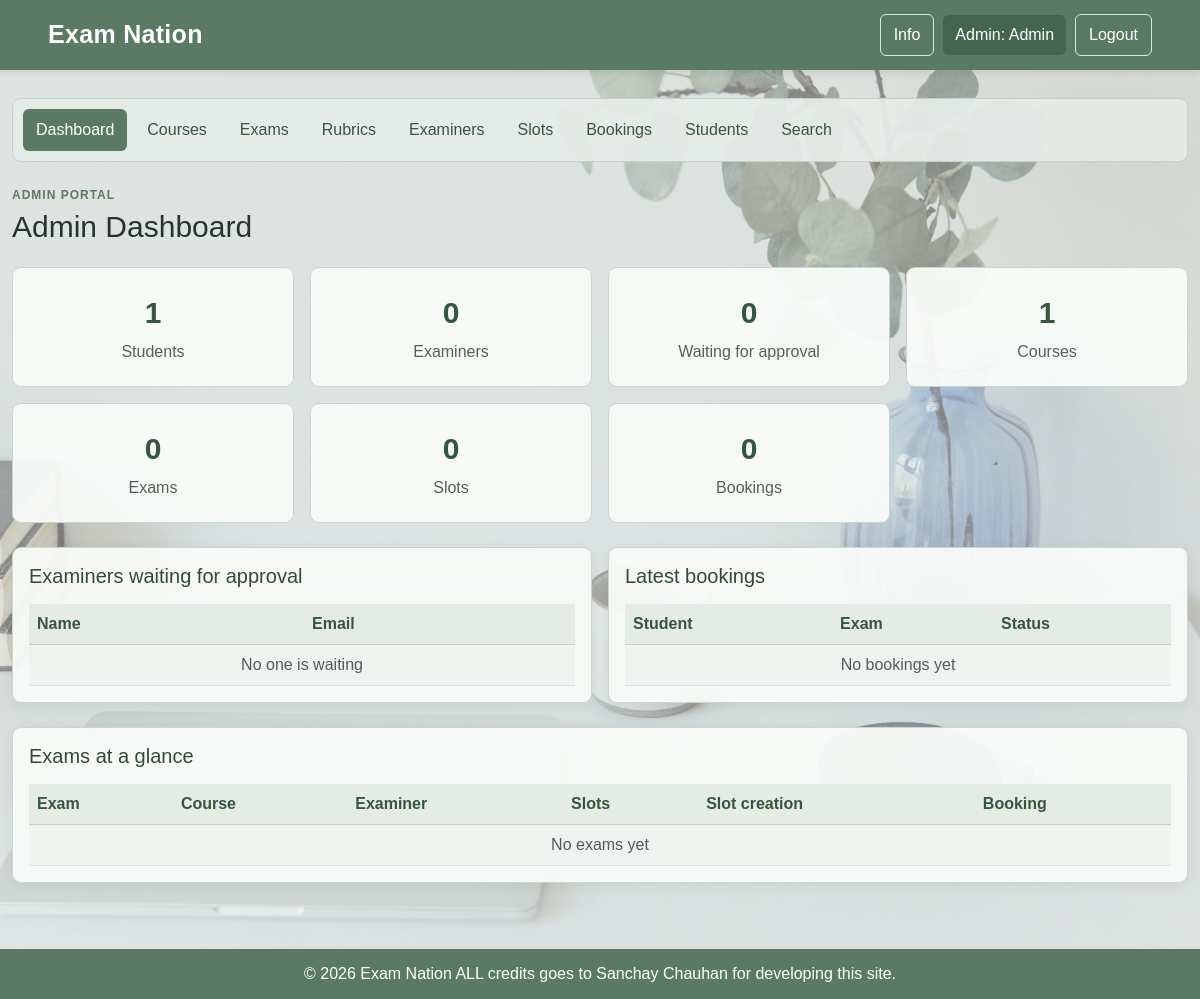
The app's page /admin_dashboard (signed in), older data.
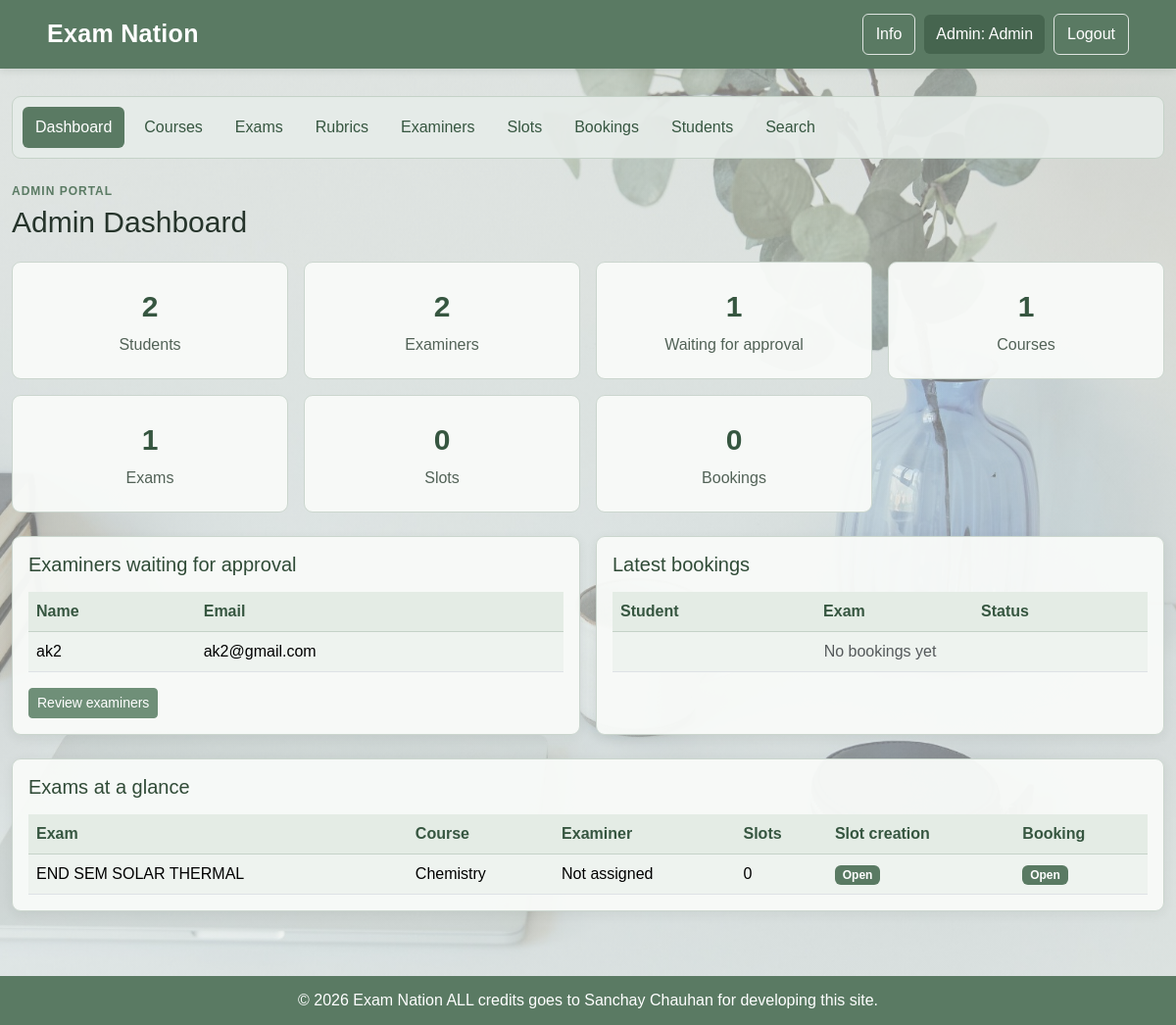
The same page, newer data.
### model.py (models this page shows)
class User(db.Model):
    __tablename__ = "User"
    id = db.Column(db.Integer, primary_key=True)
    name = db.Column(db.String(120), nullable=False)
    email = db.Column(db.String(120), nullable=False, unique=True)
    password = db.Column(db.String(255), nullable=False)
    role = db.Column(db.String(20), nullable=False)
    status = db.Column(db.String(20), default="pending")
    phone = db.Column(db.String(15))
    qualification = db.Column(db.String(100))
    experience = db.Column(db.Integer)
    department = db.Column(db.String(100))

class Exam(db.Model):
    __tablename__ = "exam"
    exam_id = db.Column(db.Integer, primary_key=True)
    course_id = db.Column(db.Integer, db.ForeignKey("course_list.course_id"), nullable=False)
    examiner_id = db.Column(db.Integer, db.ForeignKey("User.id"))
    exam_name = db.Column(db.String(100), nullable=False)
    exam_type = db.Column(db.String(100), nullable=False)
    max_marks = db.Column(db.Float, nullable=False)
    exam_start_date = db.Column(db.Date, nullable=False)
    exam_end_date = db.Column(db.Date, nullable=False)
    slot_creation_deadline = db.Column(db.Date)
    booking_deadline = db.Column(db.Date)
    slot_creation_open = db.Column(db.Boolean, default=False)
    booking_open = db.Column(db.Boolean, default=False)
    examiner = db.relationship("User")
    rubrics = db.relationship("Rubric", backref="exam")
    slots = db.relationship("ExamSlot", backref="exam")

class Course(db.Model):
    __tablename__ = "course_list"
    course_id = db.Column(db.Integer, primary_key=True)
    course_code = db.Column(db.String(20), nullable=False)
    course_name = db.Column(db.String(100), nullable=False)
    description = db.Column(db.String(200), nullable=False)
    status = db.Column(db.String(100), nullable=False)
    exams = db.relationship("Exam", backref="course")

### app.py (the view)
@app.route('/admin_dashboard')
def admin_dashboard():
    if not admin_only():
        return redirect(url_for('login'))
    examiners = User.query.filter_by(role="staff").all()
    pending = [u for u in examiners if u.status == "pending"]
    exams = Exam.query.all()
    stats = [("Students", User.query.filter_by(role="student").count()),
             ("Examiners", len(examiners)),
             ("Waiting for approval", len(pending)),
             ("Courses", Course.query.count()),
             ("Exams", len(exams)),
             ("Slots", ExamSlot.query.count()),
             ("Bookings", Booking.query.count())]
    latest = Booking.query.order_by(Booking.booking_id.desc()).limit(5).all()
    return render_template("admin/dashboard.html", stats=stats, pending=pending, latest=latest, exams=exams)

### app.py (called while the page is built)
def admin_only():
    return "user_id" in session and session.get("role") == "admin"

### templates/admin/dashboard.html
{% extends "portal.html" %}
{% set active = 'home' %}
{% block heading %}Admin Dashboard{% endblock %}
{% block portal_body %}
<div class="row g-3 mb-4">
    {% for label, value in stats %}
    <div class="col-sm-6 col-lg-3">
        <div class="stat-card"><strong>{{ value }}</strong><span>{{ label }}</span></div>
    </div>
    {% endfor %}
</div>
<div class="row g-3 mb-4">
    <div class="col-md-6">
        <div class="card card-body h-100">
            <h3 class="h5 mb-3">Examiners waiting for approval</h3>
            <div class="table-responsive"><table class="table table-striped align-middle mb-0">
                <thead><tr><th>Name</th><th>Email</th></tr></thead>
                {% for u in pending %}<tr><td>{{ u.name }}</td><td>{{ u.email }}</td></tr>
                {% else %}<tr><td colspan="2" class="text-center text-muted">No one is waiting</td></tr>{% endfor %}
            </table></div>
            {% if pending %}<div class="mt-3"><a class="btn btn-primary btn-sm" href="{{ url_for('admin_examiners') }}">Review examiners</a></div>{% endif %}
        </div>
    </div>
    <div class="col-md-6">
        <div class="card card-body h-100">
            <h3 class="h5 mb-3">Latest bookings</h3>
            <div class="table-responsive"><table class="table table-striped align-middle mb-0">
                <thead><tr><th>Student</th><th>Exam</th><th>Status</th></tr></thead>
                {% for b in latest %}
                <tr><td>{{ b.student.name }}</td><td>{{ b.slot.exam.exam_name }}</td>
                    <td><span class="badge {{ 'text-bg-success' if b.status == 'booked' else 'text-bg-secondary' }}">{{ b.status }}</span></td></tr>
                {% else %}<tr><td colspan="3" class="text-center text-muted">No bookings yet</td></tr>{% endfor %}
            </table></div>
        </div>
    </div>
</div>
<div class="card card-body mb-4">
    <h3 class="h5 mb-3">Exams at a glance</h3>
    <div class="table-responsive"><table class="table table-striped align-middle mb-0">
        <thead><tr><th>Exam</th><th>Course</th><th>Examiner</th><th>Slots</th><th>Slot creation</th><th>Booking</th></tr></thead>
        {% for e in exams %}
        <tr>
            <td>{{ e.exam_name }}</td><td>{{ e.course.course_name }}</td>
            <td>{{ e.examiner.name if e.examiner else 'Not assigned' }}</td><td>{{ e.slots|length }}</td>
            <td><span class="badge {{ 'text-bg-success' if e.slot_creation_open else 'text-bg-secondary' }}">{{ 'Open' if e.slot_creation_open else 'Closed' }}</span></td>
            <td><span class="badge {{ 'text-bg-success' if e.booking_open else 'text-bg-secondary' }}">{{ 'Open' if e.booking_open else 'Closed' }}</span></td>
        </tr>
        {% else %}<tr><td colspan="6" class="text-center text-muted">No exams yet</td></tr>{% endfor %}
    </table></div>
</div>
{% endblock %}

Row changes from the older to the newer data that the page shows:
added User: name "ak2", email "ak2@gmail.com"
added Exam: exam_name "END SEM SOLAR THERMAL", course.course_name "Chemistry", examiner "Not assigned", slots|length "0", slot_creation_open "Open", booking_open "Open"
Text that changed along with them:
new list line: "2 Students"
new list line: "2 Examiners"
new list line: "1 Waiting for approval"
new list line: "1 Exams"
text no longer shown: "No one is waiting No exams yet"
text now shown: "Review examiners"
list line gone: "1 Students"
list line gone: "0 Examiners"
list line gone: "0 Waiting for approval"
list line gone: "0 Exams"
